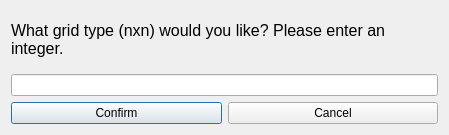
<?xml version="1.0" encoding="UTF-8"?>
<ui version="4.0">
 <class>RequestDialog</class>
 <widget class="QDialog" name="RequestDialog">
  <property name="geometry">
   <rect>
    <x>0</x>
    <y>0</y>
    <width>449</width>
    <height>135</height>
   </rect>
  </property>
  <property name="windowTitle">
   <string>RequestDialog</string>
  </property>
  <layout class="QGridLayout" name="gridLayout">
   <item row="0" column="0">
    <layout class="QVBoxLayout" name="verticalLayout">
     <item>
      <widget class="QLabel" name="requestQuestion">
       <property name="font">
        <font>
         <pointsize>12</pointsize>
        </font>
       </property>
       <property name="text">
        <string>What grid type (nxn) would you like? Please enter an integer.</string>
       </property>
       <property name="wordWrap">
        <bool>true</bool>
       </property>
      </widget>
     </item>
     <item>
      <widget class="QLineEdit" name="requestLine"/>
     </item>
    </layout>
   </item>
   <item row="1" column="0">
    <layout class="QHBoxLayout" name="horizontalLayout">
     <item>
      <widget class="QPushButton" name="okButton">
       <property name="text">
        <string>Confirm</string>
       </property>
      </widget>
     </item>
     <item>
      <widget class="QPushButton" name="cancelButton">
       <property name="text">
        <string>Cancel</string>
       </property>
      </widget>
     </item>
    </layout>
   </item>
  </layout>
 </widget>
 <layoutdefault spacing="6" margin="11"/>
 <resources/>
 <connections>
  <connection>
   <sender>okButton</sender>
   <signal>clicked()</signal>
   <receiver>RequestDialog</receiver>
   <slot>accept()</slot>
   <hints>
    <hint type="sourcelabel">
     <x>115</x>
     <y>98</y>
    </hint>
    <hint type="destinationlabel">
     <x>224</x>
     <y>67</y>
    </hint>
   </hints>
  </connection>
  <connection>
   <sender>cancelButton</sender>
   <signal>clicked()</signal>
   <receiver>RequestDialog</receiver>
   <slot>reject()</slot>
   <hints>
    <hint type="sourcelabel">
     <x>333</x>
     <y>98</y>
    </hint>
    <hint type="destinationlabel">
     <x>224</x>
     <y>67</y>
    </hint>
   </hints>
  </connection>
 </connections>
</ui>
